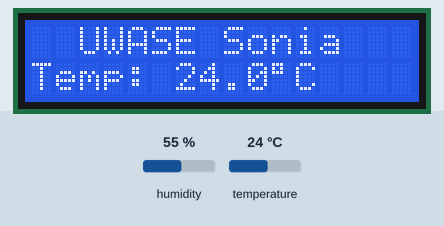
The sketch below on a simulated Arduino Uno, built with avr-gcc and run on an emulated ATmega328P. Parts: 16×2 character LCD. Wiring (inferred from the names in the program): DHT11 sensor: data pin 2. Inputs (shaded band) come from the test bench; at power-on: temperature 24 °C, humidity 55 %. What the sketch prints to the serial monitor is not drawn.

Above: at 1.3 s.
1.4 s: temperature set to 12 °C
At 3.0 s:
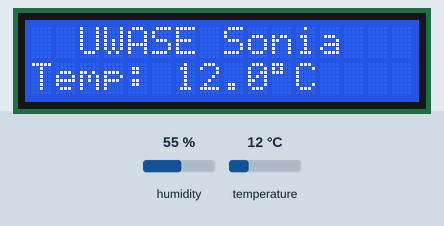
4.1 s: temperature set to 19 °C
At 7.2 s:
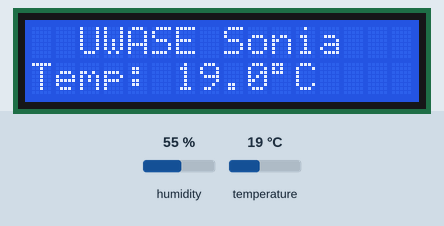
7.5 s: temperature set to 28 °C
At 8.7 s:
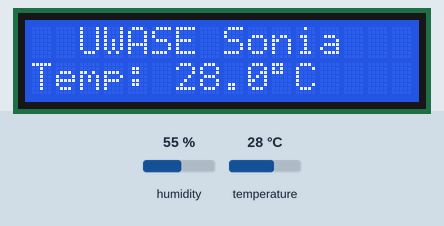
Timing chart, 0 to 10.5 s (numbered marks = the images above; inputs shaded):
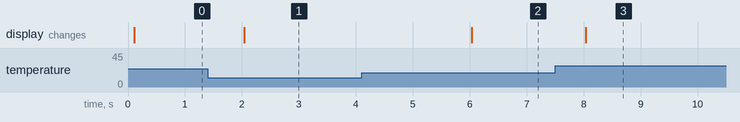

The sketch:

temperature_monitor.ino
```cpp
/**
 * Temperature Display and Serial Monitor Firmware
 *
 * Target: Arduino Uno
 * LCD: 16x2 LCD with I2C adapter (pins SDA -> A4, SCL -> A5)
 * Name: UWASE Sonia
 *
 * Features:
 * - Reads temperature from a 3-pin sensor (configurable for LM35, DHT11, or DS18B20)
 * - Displays candidate name on the 1st row (scrolls if > 16 characters)
 * - Displays temperature value on the 2nd row
 * - Sends the temperature value via Serial port to PC at 9600 baud
 * - Non-blocking scrolling and sensor reading using millis()
 */

#include <Wire.h>
#include <LiquidCrystal_I2C.h>

// ==========================================
// CONFIGURATION
// ==========================================
#define SENSOR_LM35    1
#define SENSOR_DHT11   2
#define SENSOR_DS18B20 3

// SELECT SENSOR TYPE HERE (Default is now DHT11 Digital based on user connection)
#define ACTIVE_SENSOR SENSOR_DHT11

// PIN DEFINITIONS
#define TEMP_PIN_ANALOG A0 // For LM35
#define TEMP_PIN_DIGITAL 2 // For DHT11 / DS18B20

// CANDIDATE NAME
// Note: If name length is > 16, it will auto-scroll horizontally.
const String CANDIDATE_NAME = "UWASE Sonia";

// LCD Configuration (Typically address is 0x27 or 0x3F)
LiquidCrystal_I2C lcd(0x27, 16, 2);

// Conditional Library Imports
#if ACTIVE_SENSOR == SENSOR_DS18B20
  #include <OneWire.h>
  #include <DallasTemperature.h>
  OneWire oneWire(TEMP_PIN_DIGITAL);
  DallasTemperature sensors(&oneWire);
#endif

// Timing Variables
unsigned long prevSensorMillis = 0;
const unsigned long sensorInterval = 2000; // Read sensor every 2 seconds

unsigned long prevScrollMillis = 0;
const unsigned long scrollInterval = 350;  // Scroll speed in ms

// Scrolling Variables
int scrollPos = 0;
String scrollText = "";

// Temperature reading
float currentTemp = 0.0;

void setup() {
  // Initialize Serial Communication
  Serial.begin(9600);

  // Initialize I2C LCD
  lcd.init();
  lcd.backlight();

  // Sensor Initialization
  #if ACTIVE_SENSOR == SENSOR_DHT11
    pinMode(TEMP_PIN_DIGITAL, INPUT_PULLUP);
  #elif ACTIVE_SENSOR == SENSOR_DS18B20
    sensors.begin();
  #endif

  // Prepare scrolling text if candidate name is too long
  if (CANDIDATE_NAME.length() > 16) {
    // Pad with spaces to loop cleanly
    scrollText = CANDIDATE_NAME + "                ";
  } else {
    // Center alignment helper for name <= 16
    int spaces = (16 - CANDIDATE_NAME.length()) / 2;
    lcd.setCursor(spaces, 0);
    lcd.print(CANDIDATE_NAME);
  }

  // Initial read
  readTemperature();
  updateLCDTemp();
}

void loop() {
  unsigned long currentMillis = millis();

  // 1. Read temperature and send over Serial periodically
  if (currentMillis - prevSensorMillis >= sensorInterval) {
    prevSensorMillis = currentMillis;
    readTemperature();
    updateLCDTemp();

    // Print to USB Serial
    Serial.println(currentTemp, 1);
  }

  // 2. Scroll the Candidate Name if it exceeds 16 chars
  if (CANDIDATE_NAME.length() > 16) {
    if (currentMillis - prevScrollMillis >= scrollInterval) {
      prevScrollMillis = currentMillis;
      lcd.setCursor(0, 0);

      // Get the 16 character substring to display
      String toDisplay = scrollText.substring(scrollPos, scrollPos + 16);
      lcd.print(toDisplay);

      scrollPos++;
      if (scrollPos > scrollText.length() - 16) {
        scrollPos = 0; // Reset scroll loop
      }
    }
  }
}

// Custom Library-free DHT11 reading logic
bool readDHT11Direct(float &temp) {
  uint8_t data[5] = {0,0,0,0,0};

  // 1. Send Start Signal
  pinMode(TEMP_PIN_DIGITAL, OUTPUT);
  digitalWrite(TEMP_PIN_DIGITAL, LOW);
  delay(18); // Keep low for 18ms
  digitalWrite(TEMP_PIN_DIGITAL, HIGH);
  delayMicroseconds(40);
  pinMode(TEMP_PIN_DIGITAL, INPUT_PULLUP);

  // 2. Wait for DHT response (Acknowledge)
  unsigned long timeout = 10000;
  while(digitalRead(TEMP_PIN_DIGITAL) == HIGH) {
    if (--timeout == 0) return false;
  }
  timeout = 10000;
  while(digitalRead(TEMP_PIN_DIGITAL) == LOW) {
    if (--timeout == 0) return false;
  }
  timeout = 10000;
  while(digitalRead(TEMP_PIN_DIGITAL) == HIGH) {
    if (--timeout == 0) return false;
  }

  // 3. Read 40 bits of data
  for (int i = 0; i < 40; i++) {
    timeout = 10000;
    while(digitalRead(TEMP_PIN_DIGITAL) == LOW) {
      if (--timeout == 0) return false;
    }

    // Measure high duration
    unsigned long startTime = micros();
    timeout = 10000;
    while(digitalRead(TEMP_PIN_DIGITAL) == HIGH) {
      if (--timeout == 0) return false;
    }

    // High time > 40 microseconds represents a '1'
    if ((micros() - startTime) > 40) {
      data[i/8] |= (1 << (7 - (i%8)));
    }
  }

  // 4. Verify checksum
  if (data[4] == ((data[0] + data[1] + data[2] + data[3]) & 0xFF)) {
    // For DHT11, data[2] is the integral part of temperature, data[3] is the fractional part
    temp = data[2] + (data[3] * 0.1);
    return true;
  }

  return false;
}

// Function to read temperature based on configured sensor type
void readTemperature() {
  #if ACTIVE_SENSOR == SENSOR_LM35
    // LM35 Temperature Calculation:
    int raw = analogRead(TEMP_PIN_ANALOG);
    float voltage = raw * (5.0 / 1023.0);
    currentTemp = voltage * 100.0;

  #elif ACTIVE_SENSOR == SENSOR_DHT11
    float t = 0.0;
    if (readDHT11Direct(t)) {
      currentTemp = t;
    }

  #elif ACTIVE_SENSOR == SENSOR_DS18B20
    sensors.requestTemperatures();
    float t = sensors.getTempCByIndex(0);
    if (t != DEVICE_DISCONNECTED_C) {
      currentTemp = t;
    }
  #endif
}

// Update the 2nd row of the LCD with temperature value
void updateLCDTemp() {
  lcd.setCursor(0, 1);
  lcd.print("Temp: ");
  lcd.print(currentTemp, 1);
  lcd.print((char)223); // Degree symbol
  lcd.print("C   ");   // Clear trailing characters
}
```

Measured:
- after the input at 1.4 s, the display: changes after 0.64 s (image 1)
- after the input at 4.1 s, the display: changes after 1.9 s (image 2)
- after the input at 7.5 s, the display: changes after 0.54 s (image 3)
